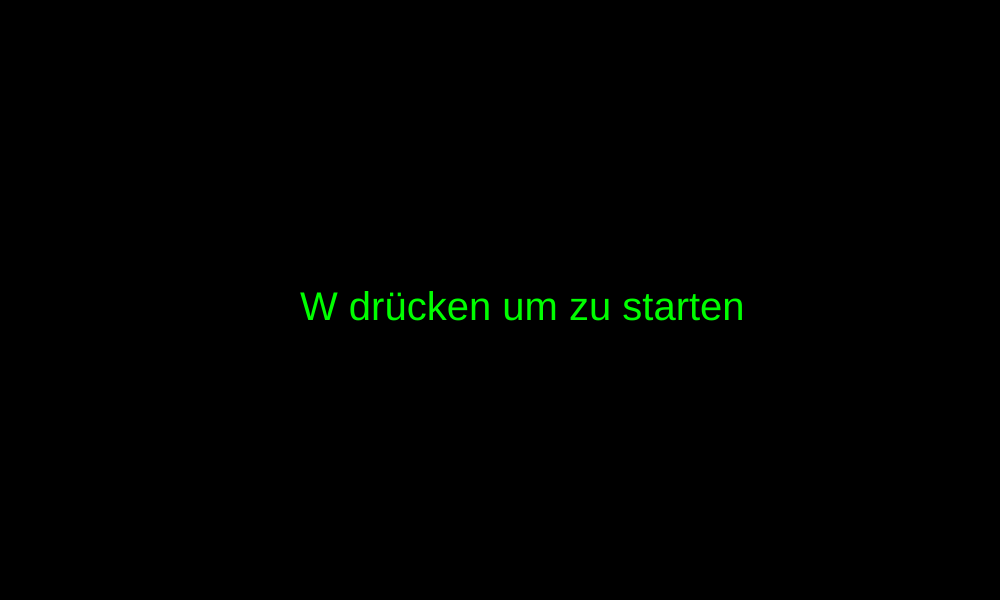
Frame 1 (no input)
Frame 60 (no input): identical to frame 1, image omitted
Frame 120 (the mouse pressed at the canvas centre since frame 60): identical to frame 1, image omitted

The p5.js sketch that drew this single still picture (run headless with seeded random() and noise() and a simulated clock; from frame 60 on, the mouse is pressed at the canvas centre):

// p5.js sketch
// ── sketch.js
const width = 1000;
const height = 600;

const px = 50;
let py = height/2;
let pv = 10;

const maxOffset = 150;
const obstV = Math.floor(width/300);
const obstGap = 150;
const obstCount = 7;
let obstX = new Array(obstCount);
let obstY = new Array(obstCount);

let score = 0;

let passiveMode = true;
let botMode = false;

function setup() {
  frameRate(30);
  createCanvas(width, height);
}

function draw() {

  if(passiveMode){
    background(0);

    fill(0, 255, 0);
    textSize(40);
    text("W drücken um zu starten", width/2 - 200, height / 2 +20);

    if(keyIsDown(87)){
      initGame();
      passiveMode = false;
    }

  }else{
    background(0);

    updatePlayer();
    updateObstacles();
    updateColisions();

    //drawing the player
    fill(255, 255, 0);
    ellipse(px, py, 20, 20);

    //drawing obstacles
    fill(255, 255, 255);
    for (let i = 0; i <= obstCount; i++){
      rect(obstX[i], obstY[i] - (height + obstGap), 30, height)
      rect(obstX[i], obstY[i], 30, height)
    }

    //print the Score
    fill(0, 255, 0);
    textSize(50);
    text(score, width/2, 70);

    /*
    //grid for testing purposes
    //!slows the game down a lot!

    fill(255, 255, 255);
    for(let i = 0; i < width/10; i ++ ){
    for(let j = 0; j < height/10; j++){
    ellipse(i*10, j*10, 2, 2);
  }
}
*/
}
}

function updatePlayer(){
  if (!botMode){
    if(keyIsDown(87)){
      if(pv >= 10){
        pv = pv + 1;
      }else{
        pv = 10;
      }
    }
  }
  pv = pv - 1;
  py = py - pv;
}

function updateObstacles(){
  for (let i = 0; i <= obstCount; i++){
    if(obstX[i] <= -30){
      obstX[i] = obstX[i] + 1000 + width/obstCount;
    }
    obstX[i] = obstX[i] - obstV;
  }
}

function updateColisions(){
  for (let i = 0; i <= obstCount; i++){
    if(px+10 >= obstX[i] - 15 && px-10 <= obstX[i]+15){
      if(py + 10 <= obstY[i] && py -10 >= obstY[i]-obstGap){
        score = score + 1;
      }else{
        initGame();
      }
    }
  }
}

function initGame(){
  //reinitiate Obstacles
  for (let i = 0; i <= obstCount; i++){
    obstX[i] = Math.floor(width+(width/obstCount*i));
    obstY[i] = height/2 + Math.floor(Math.random()*(maxOffset*2+1));
  }
  score = 0;
  py = height/2;
  pv = 10;
}


/*

// Der naive versuch das Objektorientiert zu schaffen.
// gescheitert

let width = 600;
let height = 400;

let px = 20;
let py = height/2;
let pv = 10;

let obstCount = 5;
let obst = new Array(obstCount);
console.log(obst.length);
obst.pop();
console.log(obst.length);

function setup() {
frameRate(30);
createCanvas(width, height);

for(let i = 0; i < obstCount; i++){
obst[i] = new Obstacle();
}
obst.forEach((item, i) => {
obst[i].init(width + width / obstCount * (i+1));
});

}

function draw() {
background(0);

//updating gameobjects
updatePlayer();
updateObstacles();

obst.forEach((item, i) => {
obst[i].draw;
});


fill(255, 255, 255);
//rect(50, 100-height/2, 20, height/2);


//drawing the player
fill(255, 255, 0);
ellipse(px, py, 10, 10);

//grid for testing purposes
fill(255, 255, 255);
for(let i = 0; i < width/10; i ++ ){
for(let j = 0; j < height/10; j++){
ellipse(i*10, j*10, 2, 2);
}
}
}

function updateObstacles(){
if (obst[0].X <= 30){
obst.shift();
}
if(obst.length < obstCount){
if(obst[obstCount-1].X <= width/10*9){
obst[obstCount] = Obstacle(height/2);
}
}
obst.forEach((item, i) => {
obst[i].update;
});
}

function updatePlayer(){
pv = pv-1;
py = py - pv;
}

class Obstacle{

init(y_position){
this.ypos = y_position;
this.xpos = width - 20;
}

update(){
this.xpos = this.xpos - 1;
}

get X(){
return this.xpos;
}

draw(){
fill(255, 255, 255);
rect(this.xpos, this.ypos-width/2, 30, width/2);
}
}
*/
